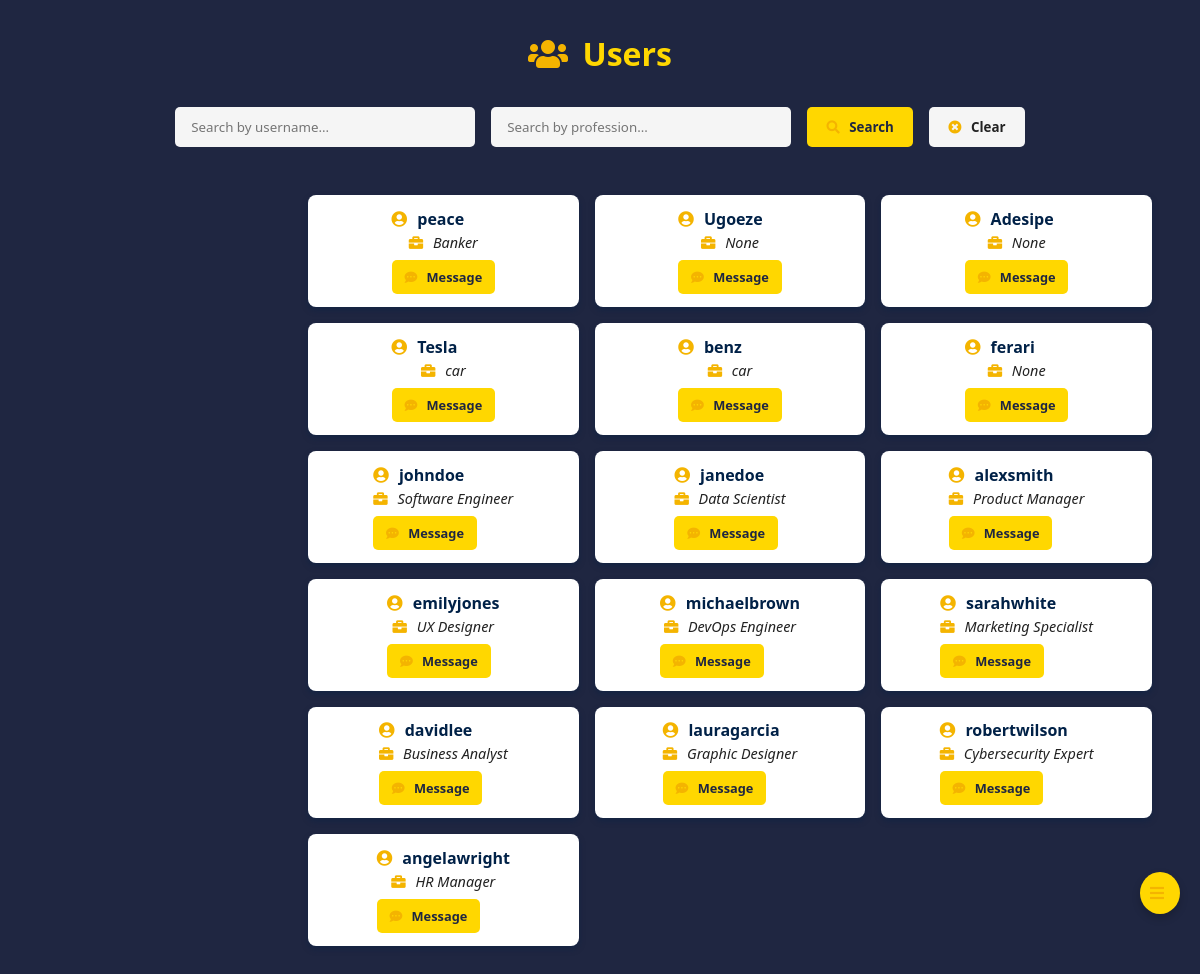
Before: /chatbox with the older database file.
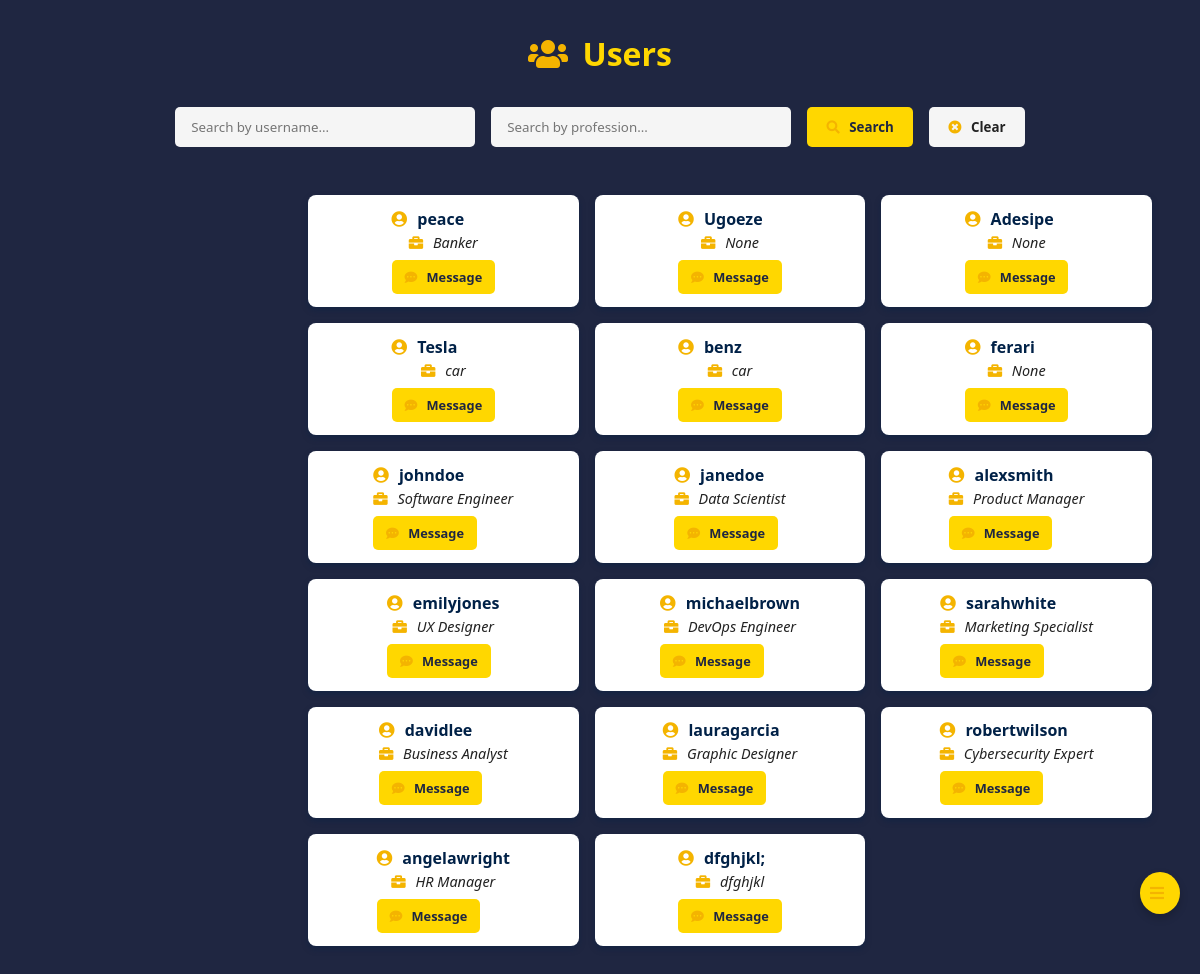
After: the same page with the newer database file.
### tables this page shows
CREATE TABLE users (
        id INTEGER PRIMARY KEY AUTOINCREMENT,
        username TEXT NOT NULL UNIQUE,
        fullname TEXT,
        profession TEXT,
        email TEXT NOT NULL UNIQUE,
        password TEXT NOT NULL,
        nationality TEXT,
        customer_type TEXT,
        profit REAL DEFAULT 0,
        total_income REAL DEFAULT 0,
        total_expenses REAL DEFAULT 0,
        cash_balance REAL DEFAULT 0,
        card_balance REAL DEFAULT 0
    , savings_balance REAL DEFAULT 0, number_of_workers INTEGER DEFAULT 0);

### Main/feature.py (the view)
@app.route('/chatbox', methods=['GET'])
def chatbox():
    search_query = request.args.get('search', '').strip()  # Get search query from URL
    profession_query = request.args.get('profession', '').strip()  # Get profession query from URL
    conn = get_db_connection()
    query = "SELECT * FROM users WHERE 1=1"
    params = []
    if search_query:
        query += " AND username LIKE ?"
        params.append(f'%{search_query}%')
    if profession_query:
        query += " AND profession LIKE ?"
        params.append(f'%{profession_query}%')
    users = conn.execute(query, params).fetchall()
    users = [dict(user) for user in users]
    for user in users:
        user['online'] = user['id'] % 2 == 0  # Example: Even IDs are online
    active_user = {'username': 'JohnDoe', 'id': 1}
    conn.close()
    return render_template('chatbox.html', users=users, search_query=search_query, profession_query=profession_query, active_user=active_user)

### Main/feature.py (called while the page is built)
def get_db_connection():
    conn = sqlite3.connect('mydatabase.db')
    conn.row_factory = sqlite3.Row
    return conn

### Main/template/chatbox.html (shortened to what this page needs)
<!DOCTYPE html>
<html lang="en">
<head>
    <link rel="stylesheet" href="../static/css/chatbox.css">
    <link href="https://cdnjs.cloudflare.com/ajax/libs/font-awesome/5.15.4/css/all.min.css" rel="stylesheet">
</head>
<body>
    <h2><i class="fas fa-users"></i> Users</h2>
    <form class="search-box" method="GET" action="/chatbox">
        <input type="text" id="search-input" name="search" class="search-input"
               placeholder="Search by username..." value="{{ request.args.get('search', '') }}">
        <input type="text" id="profession-input" name="profession" class="search-input"
               placeholder="Search by profession..." value="{{ request.args.get('profession', '') }}">
        <button type="submit" id="search-btn" class="search-btn">
            <i class="fas fa-search"></i> Search
        </button>
        <button type="button" id="clear-btn" class="clear-btn">
            <i class="fas fa-times-circle"></i> Clear
        </button>
    </form>
  <div class="sidebar-toggle" onclick="toggleSidebar()">
    <i class="fas fa-bars"></i>
</div>
<div class="user-list">
  {% for user in users %}
  <div class="user-card">
    <div class="user-info">
      <h3><i class="fas fa-user-circle"></i> {{ user.username }}</h3>
      <p><i class="fas fa-briefcase"></i> {{ user.profession }}</p>
      <a href="{{ url_for('chatroom', username=user.username) }}" class="message-btn">
        <i class="fas fa-comment-dots"></i> Message
      </a>
    </div>
  </div>
  {% else %}
  <p><i class="fas fa-exclamation-circle"></i> No users found.</p>
  {% endfor %}
</div>
</body>
</html>

Changed rows visible on the page:
added users: username "dfghjkl;", profession "dfghjkl"
